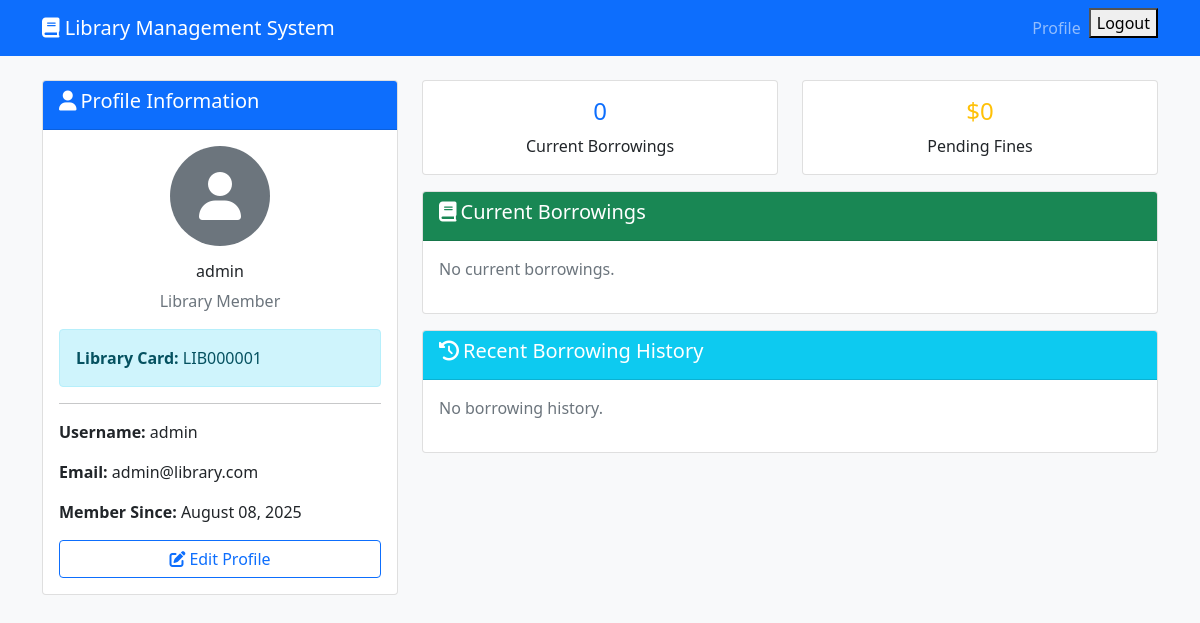
The page /accounts/profile/ (signed in) on the database its author committed.
### accounts/models.py (models this page shows, shortened)
class User(AbstractUser):
    USER_TYPE_CHOICES = [
        ('member', 'Library Member'),
        ('librarian', 'Librarian'),
        ('admin', 'Administrator'),
    ]
    user_type = models.CharField(max_length=20, choices=USER_TYPE_CHOICES, default='member')
    phone_number = models.CharField(max_length=15, blank=True)
    date_of_birth = models.DateField(blank=True, null=True)
    address = models.TextField(blank=True)
    emergency_contact_name = models.CharField(max_length=100, blank=True)
    emergency_contact_phone = models.CharField(max_length=15, blank=True)
    library_card_number = models.CharField(max_length=20, unique=True, blank=True, null=True)
    is_active_member = models.BooleanField(default=True)
    membership_date = models.DateTimeField(default=timezone.now)
    membership_expiry = models.DateTimeField(blank=True, null=True)
    profile_picture = models.ImageField(upload_to='profile_pictures/', blank=True, null=True)
    @property
    def full_name(self):
        return f"{self.first_name} {self.last_name}".strip() or self.username

### accounts/views.py (the view)
# urls.py: path('profile/', views.ProfileView.as_view(), name='profile'),
class ProfileView(LoginRequiredMixin, TemplateView):
    template_name = 'accounts/profile.html'
    def get_context_data(self, **kwargs):
        context = super().get_context_data(**kwargs)
        user = self.request.user
        context.update({
            'current_borrowings': BorrowTransaction.objects.filter(
                user=user, status='active'
            ).select_related('book_copy__book'),
            'pending_fines': Fine.objects.filter(
                user=user, status='pending'
            ).select_related('fine_type'),
            'recent_borrowings': BorrowTransaction.objects.filter(
                user=user
            ).order_by('-borrowed_at')[:5].select_related('book_copy__book'),
        })
        return context

### templates/accounts/profile.html (shortened to what this page needs)
<!DOCTYPE html>
<html lang="en">
<head>
    <link href="https://cdn.jsdelivr.net/npm/bootstrap@5.1.3/dist/css/bootstrap.min.css" rel="stylesheet">
    <link rel="stylesheet" href="https://cdnjs.cloudflare.com/ajax/libs/font-awesome/6.0.0/css/all.min.css">
</head>
<body class="bg-light">
    <nav class="navbar navbar-expand-lg navbar-dark bg-primary">
        <div class="container">
            <a class="navbar-brand" href="{% url 'home' %}">
                <i class="fas fa-book"></i> Library Management System
            </a>
            <div class="navbar-nav ms-auto">
                <a class="nav-link" href="{% url 'accounts:profile' %}">Profile</a>
                <form method="post" action="{% url 'accounts:logout' %}" class="d-inline">
                    <button type="submit" class="logout-nav-btn">Logout</button>
                </form>
            </div>
        </div>
    </nav>
    <div class="container mt-4">
        <div class="row">
            <div class="col-md-4">
                <div class="card">
                    <div class="card-header bg-primary text-white">
                        <h5><i class="fas fa-user me-1"></i>Profile Information</h5>
                    </div>
                    <div class="card-body">
                        <div class="text-center mb-3">
                            {% if user.profile_picture %}
                                <img src="{{ user.profile_picture.url }}" class="rounded-circle" width="100" height="100" alt="Profile Picture">
                            {% else %}
                                <div class="bg-secondary rounded-circle d-inline-flex align-items-center justify-content-center" style="width: 100px; height: 100px;">
                                    <i class="fas fa-user fa-3x text-white"></i>
                                </div>
                            {% endif %}
                        </div>
                        <h6 class="text-center">{{ user.full_name }}</h6>
                        <p class="text-center text-muted">{{ user.get_user_type_display }}</p>
                        {% if user.library_card_number %}
                        <div class="alert alert-info">
                            <strong>Library Card:</strong> {{ user.library_card_number }}
                        </div>
                        {% endif %}
                        <hr>
                        <p><strong>Username:</strong> {{ user.username }}</p>
                        <p><strong>Email:</strong> {{ user.email }}</p>
                        <p><strong>Member Since:</strong> {{ user.membership_date|date:"F d, Y" }}</p>
                        <div class="d-grid">
                            <a href="{% url 'accounts:profile_edit' %}" class="btn btn-outline-primary">
                                <i class="fas fa-edit me-1"></i>Edit Profile
                            </a>
                        </div>
                    </div>
                </div>
            </div>
            <div class="col-md-8">
                <div class="row">
                    <div class="col-md-6 mb-3">
                        <div class="card text-center">
                            <div class="card-body">
                                <h4 class="text-primary">{{ current_borrowings.count }}</h4>
                                <p class="card-text">Current Borrowings</p>
                            </div>
                        </div>
                    </div>
                    <div class="col-md-6 mb-3">
                        <div class="card text-center">
                            <div class="card-body">
                                <h4 class="text-warning">${{ pending_fines.aggregate.total|default:0 }}</h4>
                                <p class="card-text">Pending Fines</p>
                            </div>
                        </div>
                    </div>
                </div>
                <div class="card">
                    <div class="card-header bg-success text-white">
                        <h5><i class="fas fa-book me-1"></i>Current Borrowings</h5>
                    </div>
                    <div class="card-body">
                        {% if current_borrowings %}
                            <div class="table-responsive">
                                <table class="table table-striped">
                                    <thead>
                                        <tr>
                                            <th>Book</th>
                                            <th>Borrowed Date</th>
                                            <th>Due Date</th>
                                            <th>Status</th>
                                        </tr>
                                    </thead>
                                    <tbody>
                                        {% for borrowing in current_borrowings %}
                                        <tr>
                                            <td>{{ borrowing.book_copy.book.title }}</td>
                                            <td>{{ borrowing.borrowed_at|date:"M d, Y" }}</td>
                                            <td>{{ borrowing.due_date|date:"M d, Y" }}</td>
                                            <td>
                                                {% if borrowing.is_overdue %}
                                                    <span class="badge bg-danger">Overdue</span>
                                                {% else %}
                                                    <span class="badge bg-success">Active</span>
                                                {% endif %}
                                            </td>
                                        </tr>
                                        {% endfor %}
                                    </tbody>
                                </table>
                            </div>
                        {% else %}
                            <p class="text-muted">No current borrowings.</p>
                        {% endif %}
                    </div>
                </div>
                <div class="card mt-3">
                    <div class="card-header bg-info text-white">
                        <h5><i class="fas fa-history me-1"></i>Recent Borrowing History</h5>
                    </div>
                    <div class="card-body">
                        {% if recent_borrowings %}
                            <div class="table-responsive">
                                <table class="table table-striped">
                                    <thead>
                                        <tr>
                                            <th>Book</th>
                                            <th>Borrowed</th>
                                            <th>Returned</th>
                                            <th>Status</th>
                                        </tr>
                                    </thead>
                                    <tbody>
                                        {% for borrowing in recent_borrowings %}
                                        <tr>
                                            <td>{{ borrowing.book_copy.book.title }}</td>
                                            <td>{{ borrowing.borrowed_at|date:"M d, Y" }}</td>
                                            <td>
                                                {% if borrowing.returned_at %}
                                                    {{ borrowing.returned_at|date:"M d, Y" }}
                                                {% else %}
                                                    <span class="text-muted">Not returned</span>
                                                {% endif %}
                                            </td>
                                            <td>
                                                <span class="badge bg-secondary">{{ borrowing.get_status_display }}</span>
                                            </td>
                                        </tr>
                                        {% endfor %}
                                    </tbody>
                                </table>
                            </div>
                        {% else %}
                            <p class="text-muted">No borrowing history.</p>
                        {% endif %}
                    </div>
                </div>
            </div>
        </div>
    </div>
</body>
</html>

### rows shown on the page
User: full_name "admin", user_type "Library Member", library_card_number "LIB000001", username "admin", email "admin@library.com", membership_date "August 08, 2025"

### other values the page prints
{{ current_borrowings.count }} "0"
{{ pending_fines.aggregate.total|default:0 }} "0"
